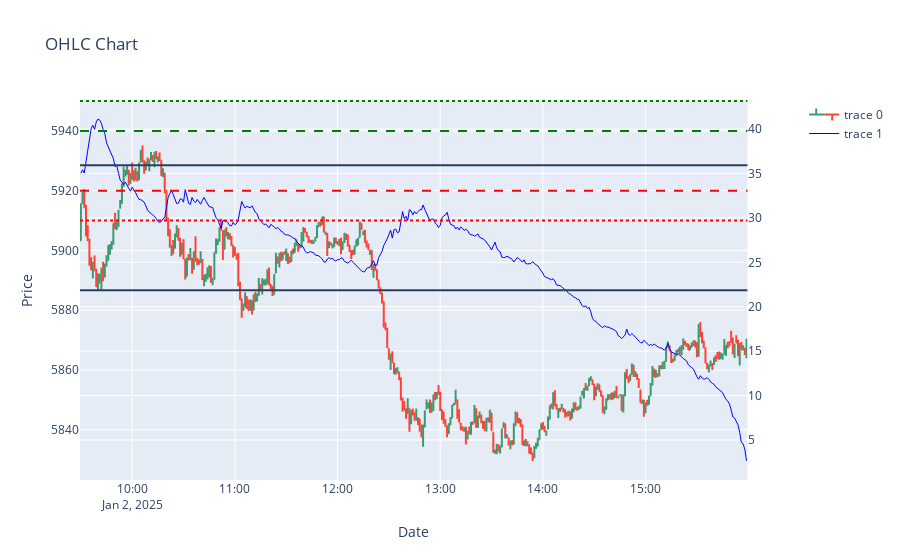

Notebook cell for this chart:
### Code cell
fig = go.Figure()
fig = make_subplots(specs=[[{"secondary_y": True}]])
fig.add_trace(go.Ohlc(x = ohlc_df.index , open = ohlc_df["Open"]
                               ,high = ohlc_df["High"] , low = ohlc_df['Low'],
                               close = ohlc_df["Close"]), secondary_y=False)

fig.add_hline(y = model_params.period_high)
fig.add_hline(y = model_params.period_low)
fig.add_hline(y = model_params.ref_call_sell, line_color = "green" , line_dash = "dash")
fig.add_hline(y = model_params.ref_put_sell, line_color = "red" , line_dash = "dash")
fig.add_hline(y = model_params.ref_call_buy, line_color = "green" , line_dash = "dot")
fig.add_hline(y = model_params.ref_put_buy, line_color = "red" , line_dash = "dot")

# call_line = df1.CE_5990_0_W_ltp.resample("2min").mean().reindex(ohlc_df.index,method = "ffill")
# put_line = df1.PE_6000_0_W_ltp.resample("2min").mean().reindex(ohlc_df.index,method = "ffill")
atm_straddle = df["straddle_px"].resample("1min").mean().reindex(ohlc_df.index,method= "ffill")
fig.add_trace(go.Scatter(x = ohlc_df.index,y = atm_straddle,mode="lines",line=dict(color="blue", width=1)), secondary_y=True)
# fig.add_trace(go.Scatter(x = ohlc_df.index,y = put_line,mode="lines",line=dict(color="green", width=1)), secondary_y=True)
fig.update_layout(
    title="OHLC Chart ",
    xaxis_title="Date",
    yaxis_title="Price",
    xaxis_rangeslider_visible=False # hides the range slider
)

fig.show()

### Figure 1 — Plotly figure (JSON) as saved in the notebook; plotly's stock layout.template omitted (floating-point values rounded to 4 significant figures; data arrays with more than 128 entries replaced by an {"elided": "..."} marker saying what was removed)
{"data": [{"close": {"elided": "390 float values"}, "high": {"elided": "390 float values"}, "low": {"elided": "390 float values"}, "open": {"elided": "390 float values"}, "type": "ohlc", "x": {"elided": "390 str values"}, "xaxis": "x", "yaxis": "y"}, {"line": {"color": "blue", "width": 1}, "mode": "lines", "type": "scatter", "x": {"elided": "390 str values"}, "xaxis": "x", "y": {"elided": "390 float values"}, "yaxis": "y2"}], "layout": {"shapes": [{"type": "line", "x0": 0, "x1": 1, "xref": "x domain", "y0": 5928.0, "y1": 5928.0, "yref": "y"}, {"type": "line", "x0": 0, "x1": 1, "xref": "x domain", "y0": 5887.0, "y1": 5887.0, "yref": "y"}, {"line": {"color": "green", "dash": "dash"}, "type": "line", "x0": 0, "x1": 1, "xref": "x domain", "y0": 5940, "y1": 5940, "yref": "y"}, {"line": {"color": "red", "dash": "dash"}, "type": "line", "x0": 0, "x1": 1, "xref": "x domain", "y0": 5920, "y1": 5920, "yref": "y"}, {"line": {"color": "green", "dash": "dot"}, "type": "line", "x0": 0, "x1": 1, "xref": "x domain", "y0": 5950, "y1": 5950, "yref": "y"}, {"line": {"color": "red", "dash": "dot"}, "type": "line", "x0": 0, "x1": 1, "xref": "x domain", "y0": 5910, "y1": 5910, "yref": "y"}], "title": {"text": "OHLC Chart "}, "xaxis": {"anchor": "y", "domain": [0, 0.94], "rangeslider": {"visible": false}, "title": {"text": "Date"}}, "yaxis": {"anchor": "x", "domain": [0, 1], "title": {"text": "Price"}}, "yaxis2": {"anchor": "x", "overlaying": "y", "side": "right"}}}
